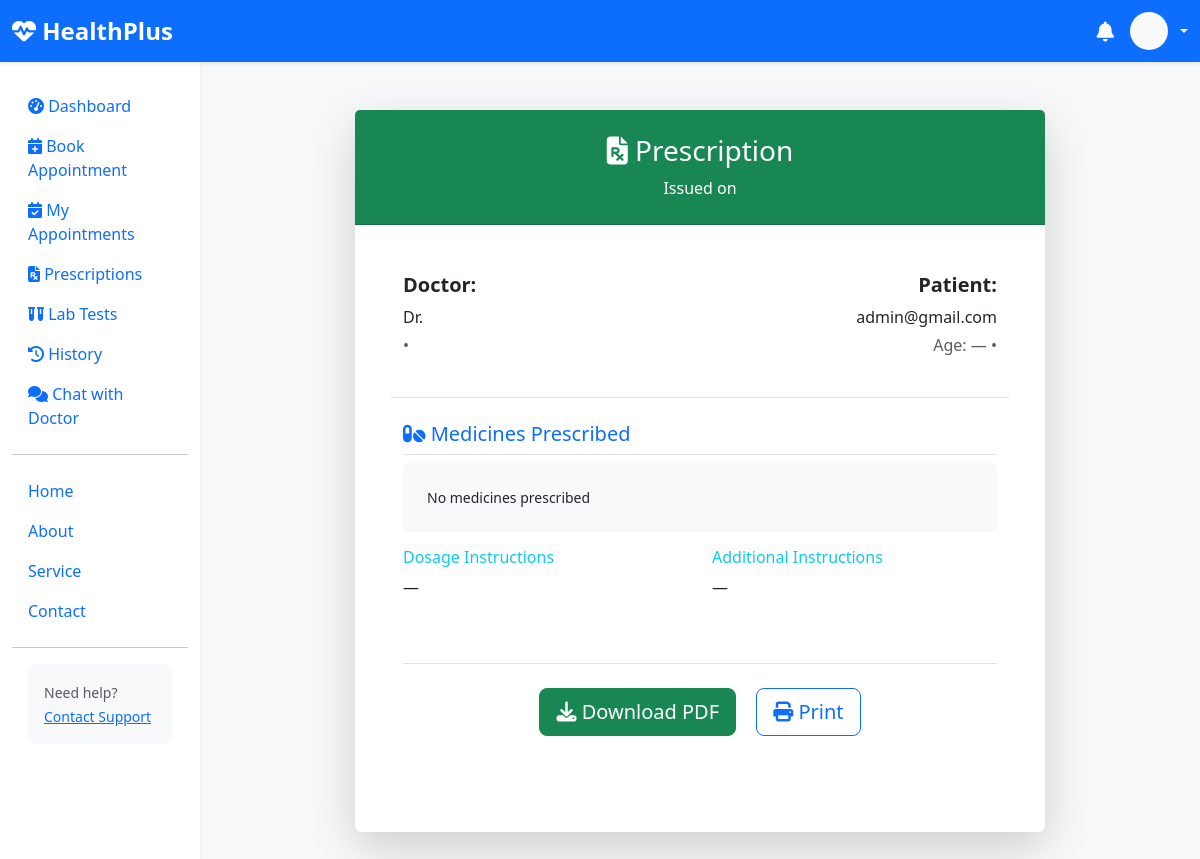
/patient/appointment/2/ (signed in), run on an earlier commit of the app's database.
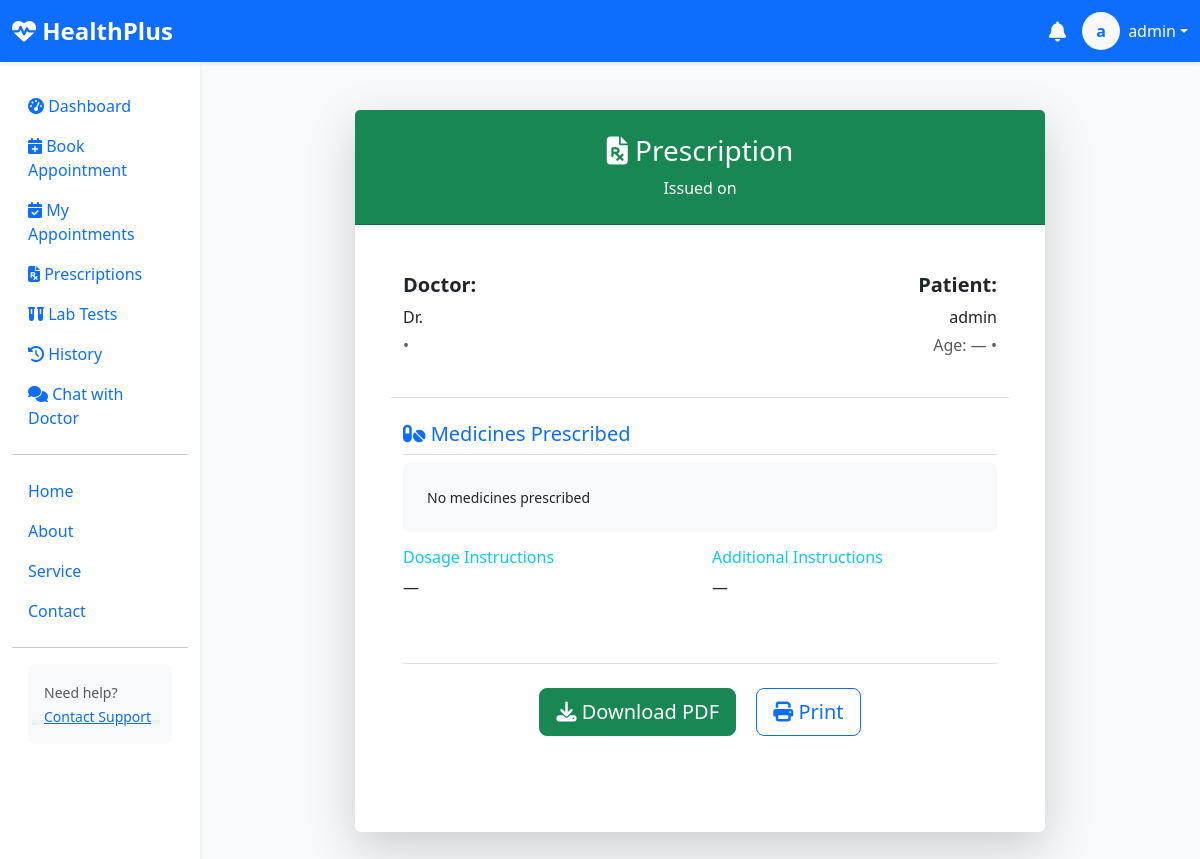
And on a later commit of the database.
### healthcare/models.py (models this page shows, shortened)
class CustomUser(AbstractUser):
    ROLE_CHOICES = (
        ('patient', 'Patient'),
        ('doctor', 'Doctor'),
        ('admin', 'Admin'),
    )
    username = None
    email = models.EmailField(unique=True, db_index=True)
    role = models.CharField(max_length=20, choices=ROLE_CHOICES, default='patient')
    first_name = models.CharField(max_length=50)
    last_name = models.CharField(max_length=50, blank=True)
    mobile_number = models.CharField(max_length=15, blank=True, null=True)
    gender = models.CharField(max_length=10, choices=[('male','Male'),('female','Female'),('other','Other')], blank=True)
    dob = models.DateField("Date of Birth", null=True, blank=True)
    address = models.TextField(blank=True)
    image = models.ImageField(upload_to='users/', blank=True, null=True)
    is_email_verified = models.BooleanField(default=False)
    created_at = models.DateTimeField(auto_now_add=True)
    objects = UserManager()
    USERNAME_FIELD = 'email'
    REQUIRED_FIELDS = []
    def get_full_name(self):
        return f"{self.first_name} {self.last_name}".strip() or self.email
    @property
    def age(self):
        if self.dob:
            today = date.today()
            return today.year - self.dob.year - ((today.month, today.day) < (self.dob.month, self.dob.day))
        return None

### healthcare/views/prescription.py (the view)
# urls.py: path('patient/appointment/<int:pk>/', prescription_detail, name='appointment_detail'),  # optional detail page
@login_required(login_url="login")
def prescription_detail(request, pk):
    prescription = None
    try:
        prescription = get_object_or_404(Prescription, id=pk, appointment__patientid=request.user)
    except:
        ...
    return render(request, 'patient/prescription_detail.html', {'prescription': prescription})

### templates/patient/prescription_detail.html (shortened to what this page needs)
{% extends "patient/base.html" %}
{% block content %}
<div class="container py-4">
    <div class="row justify-content-center">
        <div class="col-lg-9">
            <div class="card shadow-lg border-0">
                <div class="card-header bg-success text-white text-center py-4">
                    <h3 class="mb-0">
                        <i class="fas fa-file-prescription"></i> Prescription
                    </h3>
                    <p class="mb-0 mt-2">Issued on {{ prescription.date_issued|date:"d M Y" }}</p>
                </div>
                <div class="card-body p-5">
                    <div class="row mb-4 pb-4 border-bottom">
                        <div class="col-md-6">
                            <h5><strong>Doctor:</strong></h5>
                            <p class="mb-1">Dr. {{ prescription.prescribed_by.user.get_full_name }}</p>
                            <p class="text-muted">{{ prescription.prescribed_by.speciality.name }} • {{ prescription.prescribed_by.degree }}</p>
                        </div>
                        <div class="col-md-6 text-md-end">
                            <h5><strong>Patient:</strong></h5>
                            <p class="mb-1">{{ user.get_full_name }}</p>
                            <p class="text-muted">Age: {{ user.age|default:"—" }} • {{ user.get_gender_display }}</p>
                        </div>
                    </div>
                    <div class="mb-5">
                        <h5 class="text-primary border-bottom pb-2">
                        <i class="fas fa-pills"></i> Medicines Prescribed
                    </h5>
                    <pre class="bg-light p-4 rounded" style="white-space: pre-wrap; font-family: inherit;">{{ prescription.medicines|default:"No medicines prescribed" }}</pre>
                    <div class="row">
                        <div class="col-md-6">
                            <h6 class="text-info">Dosage Instructions</h6>
                            <p>{{ prescription.dosage|default:"—" }}</p>
                        </div>
                        <div class="col-md-6">
                            <h6 class="text-info">Additional Instructions</h6>
                            <p>{{ prescription.instructions|default:"—" }}</p>
                        </div>
                    </div>
                    <div class="text-center mt-5 pt-4 border-top">
                        <a href="" class="btn btn-success btn-lg me-3">
                            <i class="fas fa-download"></i> Download PDF
                        </a>
                        <button onclick="window.print()" class="btn btn-outline-primary btn-lg">
                            <i class="fas fa-print"></i> Print
                        </button>
                    </div>
                </div>
            </div>
        </div>
    </div>
</div>
{% endblock %}

### templates/patient/base.html (shortened to what the changed rows need)
{% load static %}
<!DOCTYPE html>
<html lang="en">
<head>
    <link href="https://cdn.jsdelivr.net/npm/bootstrap@5.3.3/dist/css/bootstrap.min.css" rel="stylesheet">
    <link rel="stylesheet" href="https://cdnjs.cloudflare.com/ajax/libs/font-awesome/6.5.0/css/all.min.css">
</head>
<body class="bg-light">
    <nav class="navbar navbar-expand-lg navbar-dark bg-primary shadow-sm">
        <div class="container-fluid">
            <div class="d-flex align-items-center gap-3">
                <div class="dropdown">
                    <a class="d-flex align-items-center text-white text-decoration-none dropdown-toggle"
                       href="#" role="button" data-bs-toggle="dropdown">
                        {% if user.image %}
                            <img src="{{ user.image.url }}" class="rounded-circle me-2" width="38" height="38">
                        {% else %}
                            <div class="bg-light text-primary rounded-circle d-flex align-items-center justify-content-center me-2"
                                 style="width:38px; height:38px;">
                                <strong>{{ user.first_name|slice:":1" }}</strong>
                            </div>
                        {% endif %}
                        <span class="d-none d-sm-inline">{{ user.first_name }}</span>
                    </a>
                </div>
            </div>
        </div>
    </nav>
    <div class="container-fluid">
        <div class="row">
            <main class="col-md-9 ms-sm-auto col-lg-10 px-md-4 py-4">
                {% block content %}{% endblock %}
            </main>
        </div>
    </div>
</body>
</html>

What changed in the data, as far as the page shows it:
changed CustomUser: first_name (not shown) → "a"; first_name (not shown) → "admin"; get_full_name "admin@gmail.com" → "admin"
